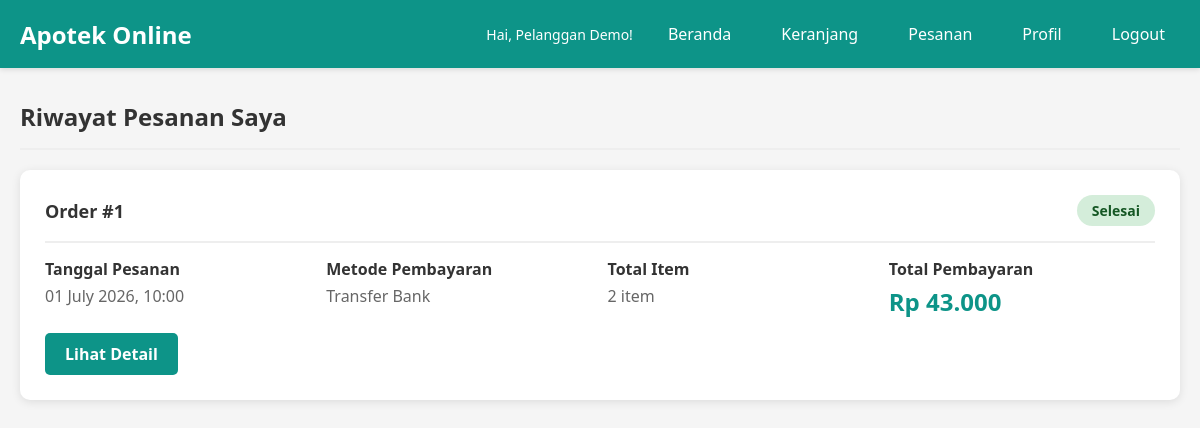
Page /user/orders.php (signed in) on the committed database.
### tables this page shows
CREATE TABLE IF NOT EXISTS orders (
  id INT UNSIGNED AUTO_INCREMENT PRIMARY KEY,
  user_id INT UNSIGNED NOT NULL,
  order_date DATETIME NOT NULL DEFAULT CURRENT_TIMESTAMP,
  total_price DECIMAL(12,2) NOT NULL,
  payment_method VARCHAR(50) NOT NULL,
  status ENUM('pending', 'completed', 'cancelled') NOT NULL DEFAULT 'pending',
  CONSTRAINT fk_orders_user FOREIGN KEY (user_id) REFERENCES users(id)
);

### user/orders.php (the view, shortened to what this page needs)
<?php
include '../config/database.php';
$user_id = $_SESSION['user_id'];
$query = "SELECT o.*,
          (SELECT COUNT(*) FROM order_details WHERE order_id = o.id) as total_items
          FROM orders o
          WHERE o.user_id = '$user_id'
          ORDER BY o.order_date DESC";
$orders = mysqli_query($db, $query);
?>
<!DOCTYPE html>
<html lang="id">
<head>
    <link rel="stylesheet" href="../assets/css/user.css">
</head>
<body>
    <?php include "../layout/userheader.php" ?>
    <div class="container">
        <h2>Riwayat Pesanan Saya</h2>
        <?php if (mysqli_num_rows($orders) > 0): ?>
            <?php while ($order = mysqli_fetch_assoc($orders)): ?>
                <div class="order-card">
                    <div class="order-header">
                        <div class="order-id">
                            Order #<?php echo $order['id']; ?>
                        </div>
                        <div class="order-status status-<?php echo $order['status']; ?>">
                            <?php
                            $status_text = [
                                'completed' => 'Selesai',
                                'pending' => 'Menunggu',
                                'cancelled' => 'Dibatalkan'
                            ];
                            echo $status_text[$order['status']] ?? $order['status'];
                            ?>
                        </div>
                    </div>
                    <div class="order-body">
                        <div class="order-info">
                            <strong>Tanggal Pesanan</strong>
                            <?php echo date('d F Y, H:i', strtotime($order['order_date'])); ?>
                        </div>
                        <div class="order-info">
                            <strong>Metode Pembayaran</strong>
                            <?php echo htmlspecialchars($order['payment_method']); ?>
                        </div>
                        <div class="order-info">
                            <strong>Total Item</strong>
                            <?php echo $order['total_items']; ?> item
                        </div>
                        <div class="order-info">
                            <strong>Total Pembayaran</strong>
                            <div class="order-total">
                                Rp <?php echo number_format($order['total_price'], 0, ',', '.'); ?>
                            </div>
                        </div>
                    </div>
                    <a href="order-detail.php?id=<?php echo $order['id']; ?>" class="view-details">
                        Lihat Detail
                    </a>
                </div>
            <?php endwhile; ?>
        <?php endif; ?>
    </div>
</body>
</html>

### assets/css/user.css (style rules this page uses)
* { margin: 0; padding: 0; box-sizing: border-box; }
body { font-family: 'Segoe UI', Tahoma, Geneva, Verdana, sans-serif; background: #f5f5f5; padding-top: 70px; }
.container { max-width: 1200px; margin: 30px auto; padding: 0 20px; }
h2 { color: #333; margin-bottom: 20px; padding-bottom: 15px; border-bottom: 2px solid #eee; }
.order-card { background: white; border-radius: 10px; box-shadow: 0 2px 10px rgba(0,0,0,0.1); padding: 25px; margin-bottom: 20px; transition: transform 0.3s; }
.order-header { display: flex; justify-content: space-between; align-items: center; margin-bottom: 15px; padding-bottom: 15px; border-bottom: 2px solid #eee; }
.order-id { font-size: 18px; font-weight: 600; color: #333; }
.order-status { padding: 6px 15px; border-radius: 20px; font-size: 14px; font-weight: 600; }
.status-completed { background: #d4edda; color: #155724; }
.order-body { display: grid; grid-template-columns: repeat(auto-fit, minmax(200px, 1fr)); gap: 15px; }
.order-info { color: #666; }
.order-info strong { color: #333; display: block; margin-bottom: 5px; }
.order-total { font-size: 24px; font-weight: 700; color: #0d9488; }
.view-details { display: inline-block; margin-top: 15px; padding: 10px 20px; background: #0d9488; color: white; text-decoration: none; border-radius: 5px; font-weight: 600; transition: transform 0.2s; }

### rows in the picture
orders: id "1", status "Selesai", order_date "01 July 2026, 10:00", payment_method "Transfer Bank", total_items "2", total_price "43.000"

### other values in the picture
$_SESSION['full_name'] "Pelanggan Demo"
